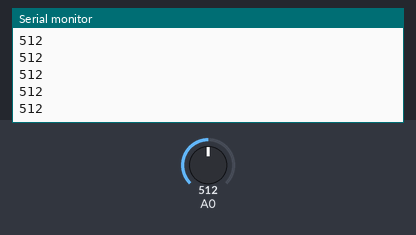
A sketch run on a simulated Arduino Uno, built with avr-gcc and run on an emulated ATmega328P. On the bench: the last lines printed to the serial monitor. Inputs (shaded band) come from the test bench; at power-on: A0 = 512.

Above: at 1.2 s.
1.3 s: A0 set to 716
At 2.2 s:
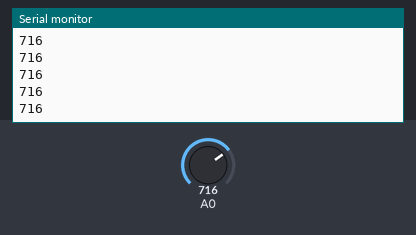
2.8 s: A0 set to 900
At 3.4 s:
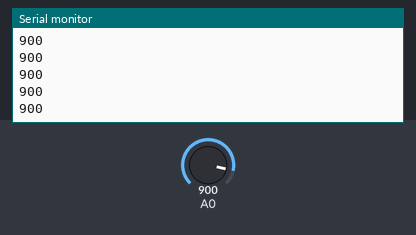
Timing chart, 0 to 5.8 s (numbered marks = the images above; inputs shaded):
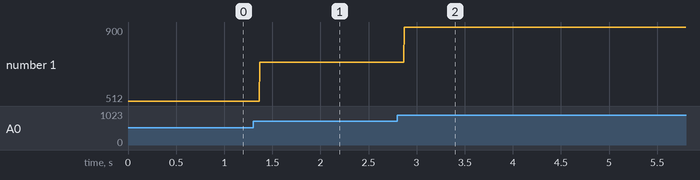

Measured:
- after the input at 1.3 s, the serial monitor: prints a new line after 0.07 s (image 1)
- after the input at 2.8 s, the serial monitor: prints a new line after 0.07 s (image 2)
- plotted number 1: 512 → 716 after the input at 1.3 s, 716 → 900 after the input at 2.8 s

The sketch:

Gas_sensor_with_Arduino.ino
```cpp
# define Gas_SENSOR A0

void setup()
{

  Serial.begin(9600);

}

void loop()
{

  int sensor_In = analogRead(A0);
  Serial.println(sensor_In);

}
```
